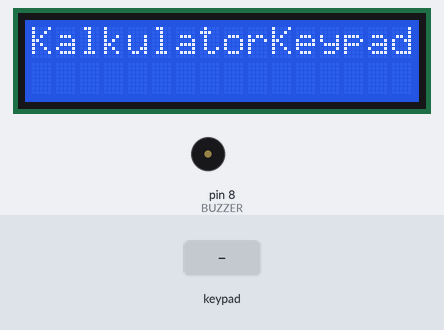
The sketch below on a simulated Arduino Mega 2560, built with avr-gcc and run on an emulated ATmega2560. On the bench: 16×2 character LCD, buzzer (waves = sounding). Inputs (shaded band) come from the test bench.

Above: at 0.1 s.
6.3 s: keypad keys 7 + 5 = pressed 0.4 s apart
At 8.4 s:
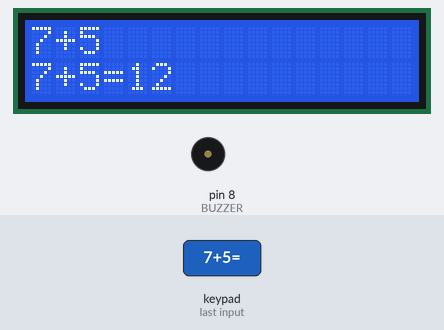
9.4 s: key 'x' pressed
At 9.9 s:
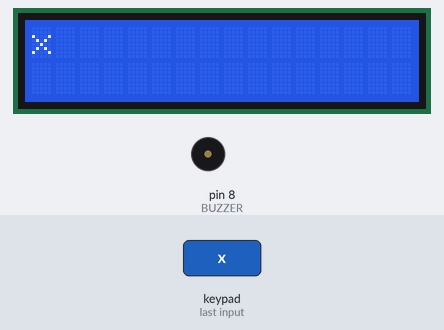
11.0 s: keypad keys 8 / 2 = pressed 0.4 s apart
At 13.0 s:
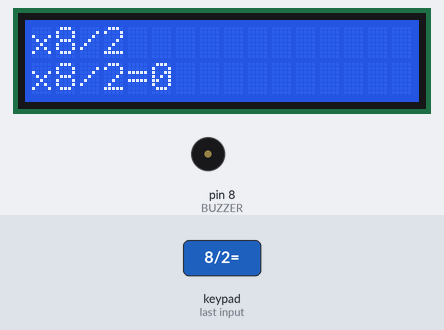
14.1 s: key '/' pressed
At 15.4 s:
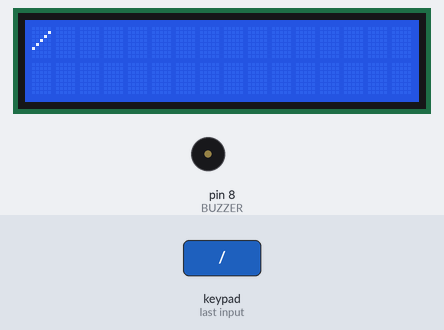
15.7 s: key '=' pressed
At 17.0 s:
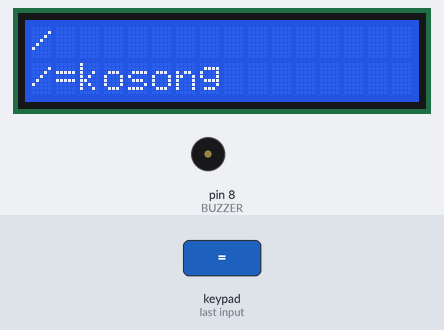
17.3 s: keypad keys 2 2 2 4 2 6 2 8 = pressed 0.4 s apart
At 22.0 s:
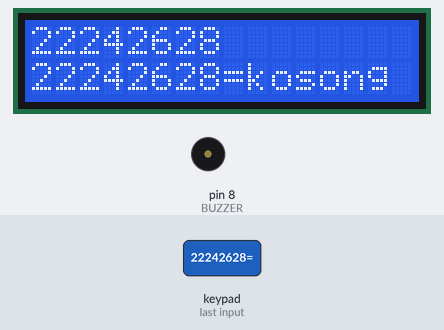
Timing chart, 0 to 23.4 s (numbered marks = the images above; inputs shaded):
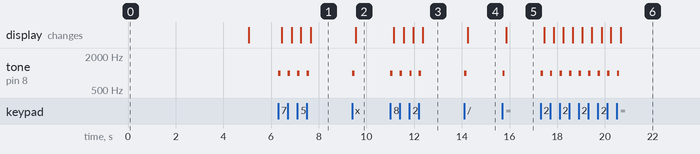

The sketch:

keypad_kalkulator.ino
```cpp
#include <LiquidCrystal.h>
#include <Keypad.h>
LiquidCrystal lcd(40, 42, 50, 48, 46, 44);

#define BUZZER 8
const byte ROWS = 4;
const byte COLS = 4;
char keys[ROWS][COLS] = {
  {'1','4','7','*'},
  {'2','5','8','0'},
  {'3','6','9','='},
  {'+','-','x','/'}
};
byte rowPins[ROWS] = {22, 24, 26, 28};
byte colPins[COLS] = {30, 32, 34, 36};
Keypad keypad = Keypad(makeKeymap(keys), rowPins, colPins, ROWS, COLS);

// Kalkulator
String input = "";
bool calculated = false;

void setup() {
  lcd.begin(16, 2);
  lcd.clear();
  lcd.setCursor(0, 0);
  lcd.print("KalkulatorKeypad");
  pinMode(BUZZER, OUTPUT);
  delay(5000);
  lcd.setCursor(0,0);
  lcd.print("Masukkan angka:");
  lcd.clear();
}

void loop() {
  char key = keypad.getKey();
  if (key) {

    tone(BUZZER, 1000, 100); // bunyi singkat
    delay(150);

    if (key == '*') {
      input = "";
      calculated = false;
      lcd.clear();
    } else if (key == '=') {
      if (!calculated) {
        String result = calculate(input);
        lcd.setCursor(0, 1);
        lcd.print(input + "=" + result);
        calculated = true;
      }
    } else {
      if (calculated) {
        input = "";
        lcd.clear();
        calculated = false;
      }
      if (input.length() < 16) {
        input += key;
        lcd.setCursor(0, 0);
        lcd.print(input);
      }
    }
  }
}

String calculate(String expr) {
  int opIndex = -1;
  char op = ' ';
  for (int i = 0; i < expr.length(); i++) {
    char c = expr.charAt(i);
    if (c == '+' || c == '-' || c == 'x' || c == '/') {
      op = c;
      opIndex = i;
      break;
    }
  }

  if (opIndex == -1) return "kosong";

  float num1 = expr.substring(0, opIndex).toFloat();
  float num2 = expr.substring(opIndex + 1).toFloat();
  float result = 0;

  switch (op) {
    case '+': result = num1 + num2; break;
    case '-': result = num1 - num2; break;
    case 'x': result = num1 * num2; break;
    case '/': result = num2 != 0 ? num1 / num2 : 0; break;
  }

  if (op == '/' && num2 == 0) return "kosong";
  if (result == (int)result) return String((int)result);
  return String(result, 2); // 2 digit desimal
}
```

Measured:
- after the input at 6.3 s, tone on pin 8 (BUZZER): alternates 1000 Hz for 0.10 s and silent for 0.30 s, 8 changes in all, then stays silent, starting at once; the display: first changes after 0.15 s (image 1 shows a later state)
- after the input at 9.4 s, tone on pin 8 (BUZZER): silent → 1000 Hz at once, → silent 0.10 s later; the display: changes after 0.16 s (image 2)
- after the input at 11.0 s, tone on pin 8 (BUZZER): alternates 1000 Hz for 0.10 s and silent for 0.30 s, 8 changes in all, then stays silent, starting at once; the display: first changes after 0.15 s (image 3 shows a later state)
- after the input at 14.1 s, tone on pin 8 (BUZZER): silent → 1000 Hz at once, → silent 0.10 s later; the display: changes after 0.15 s (image 4)
- after the input at 15.7 s, tone on pin 8 (BUZZER): silent → 1000 Hz at once, → silent 0.10 s later; the display: changes after 0.16 s (image 5)
- after the input at 17.3 s, tone on pin 8 (BUZZER): alternates 1000 Hz for 0.10 s and silent for 0.30 s, 18 changes in all, then stays silent, starting at once; the display: first changes after 0.16 s (image 6 shows a later state)
